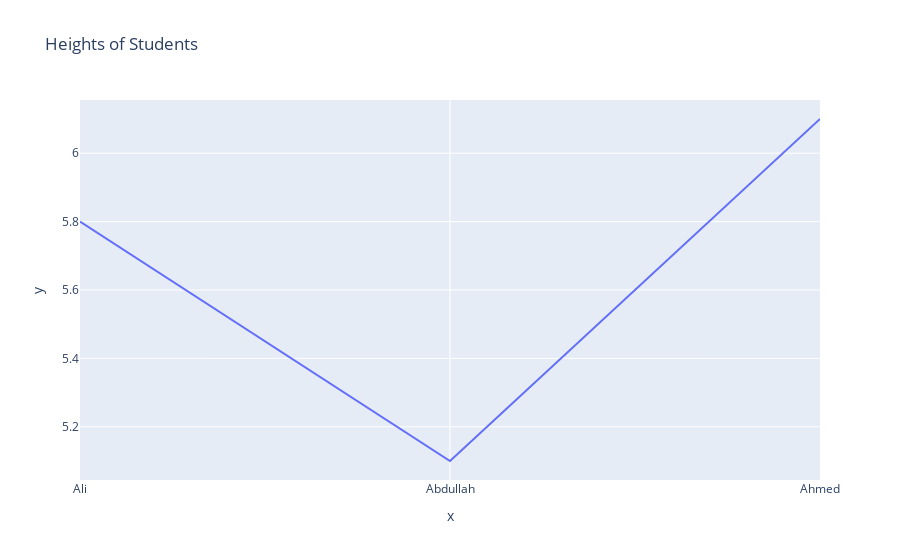

Notebook code cell kept with this figure:
### Code cell
names=['Ali','Abdullah','Ahmed']
heights=[5.8,5.1,6.1]

fig=px.line(x=names,y=heights,title='Heights of Students')
fig.show()

### Figure 1 — Plotly figure (JSON) as saved in the notebook; plotly's stock layout.template omitted (floating-point values rounded to 4 significant figures)
{"data": [{"hovertemplate": "x=%{x}<br>y=%{y}<extra></extra>", "legendgroup": "", "line": {"color": "#636efa", "dash": "solid"}, "marker": {"symbol": "circle"}, "mode": "lines", "name": "", "orientation": "v", "showlegend": false, "type": "scatter", "x": ["Ali", "Abdullah", "Ahmed"], "xaxis": "x", "y": [5.8, 5.1, 6.1], "yaxis": "y"}], "layout": {"legend": {"tracegroupgap": 0}, "title": {"text": "Heights of Students"}, "xaxis": {"anchor": "y", "domain": [0, 1], "title": {"text": "x"}}, "yaxis": {"anchor": "x", "domain": [0, 1], "title": {"text": "y"}}}}
